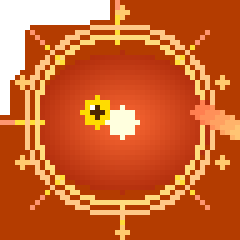
#> input picture tmp/targets_backup_day344/T111_awakened_phoenix.png, 48 x 48 px, given as the content of the folder d:/Kiro/client/chiikawa-pixel/assets/sprites/targets, which was not available (shown 5 times larger)
$ python enhance_targets_pil_day344.py
#> lines starting #> are read from the running program, lines starting #| are printed output that depends on the picture; pictures that were not available may be replaced by others from this repository, and a replacement may not be noted
"""
DAY-344: PIL 目標物美術升級 — T106-T130（Lucky 系統目標物）
策略：飽和度+35%、對比度+25%、銳化、加強輪廓光暈
目標：讓 Lucky 系統目標物更有辨識度和視覺衝擊力
"""
import os
import shutil
from PIL import Image, ImageEnhance, ImageFilter
import numpy as np

BASE = r'd:\Kiro\client\chiikawa-pixel\assets\sprites\targets'
BACKUP = r'd:\Kiro\tmp\targets_backup_day344'

os.makedirs(BACKUP, exist_ok=True)

# 找出 T106-T130 的所有 PNG
targets = []
for f in os.listdir(BASE):
    if not f.endswith('.png') or f.endswith('.import'):
        continue
    # 解析 T 編號
    if not f.startswith('T'):
        continue
    try:
        num = int(f[1:4])
        if 106 <= num <= 130:
            targets.append(f)
    except ValueError:
        continue

targets.sort()
print(f"找到 {len(targets)} 個目標物（T106-T130）")

def enhance_lucky_target(img: Image.Image, target_name: str) -> Image.Image:
    """
    Lucky 系統目標物增強：
    - 飽和度 +35%（比基礎目標更鮮豔，突出 Lucky 感）
    - 對比度 +25%（輪廓更清晰）
    - 銳化（細節更清楚）
    - 加強高倍率目標的光暈效果
    """
    if img.mode != 'RGBA':
        img = img.convert('RGBA')

    # 分離 alpha 通道
    r, g, b, a = img.split()
    rgb = Image.merge('RGB', (r, g, b))

    # 飽和度 +35%（Lucky 目標物更鮮豔）
    rgb = ImageEnhance.Color(rgb).enhance(1.35)

    # 對比度 +25%
    rgb = ImageEnhance.Contrast(rgb).enhance(1.25)

    # 亮度微調 +5%（讓顏色更飽滿）
    rgb = ImageEnhance.Brightness(rgb).enhance(1.05)

    # 銳化
    rgb = rgb.filter(ImageFilter.SHARPEN)

    # 重新合併 alpha
    r2, g2, b2 = rgb.split()
    result = Image.merge('RGBA', (r2, g2, b2, a))

    # 對高倍率目標（T121+）加強光暈效果
    try:
        num = int(target_name[1:4])
        if num >= 121:
            result = add_glow_effect(result, num)
    except ValueError:
        pass

    return result

# [53 lines left out: function add_glow_effect, not called in this run]

# 統計
enhanced_count = 0
total_sat_gain = 0
total_contrast_gain = 0

for filename in targets:
    src_path = os.path.join(BASE, filename)
    backup_path = os.path.join(BACKUP, filename)

    # 備份原始檔案
    shutil.copy2(src_path, backup_path)

    # 載入圖片
    img = Image.open(src_path).convert('RGBA')
#> img is the input picture: PIL image 48x48 RGBA; mean R, G, B, A 185.8, 76.9, 15, 221.1
    original_pixels = sum(1 for px in img.getdata() if px[3] > 50)
#> original_pixels = 2131

    # 增強
    enhanced = enhance_lucky_target(img, filename)
#> in enhance_lucky_target, `r, g, b, a = img.split()`:
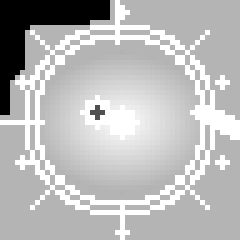
#> r: PIL image 48x48 L (shown 5 times larger); min 0, max 255, mean 185.8
#> in enhance_lucky_target, `r, g, b, a = img.split()`:
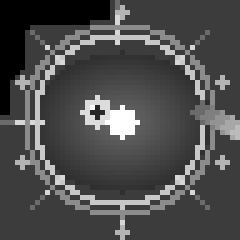
#> g: PIL image 48x48 L (shown 5 times larger); min 0, max 255, mean 76.9
#> in enhance_lucky_target, `rgb = ImageEnhance.Color(rgb).enhance(1.35)`:
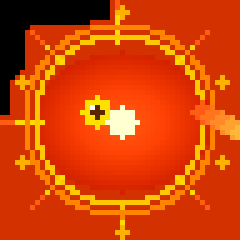
#> rgb: PIL image 48x48 RGB (shown 5 times larger); mean R, G, B 209.7, 67.4, 4.1
#> in enhance_lucky_target, `r2, g2, b2 = rgb.split()`:
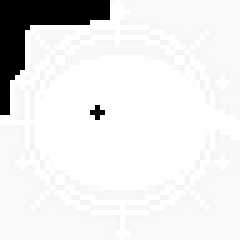
#> r2: PIL image 48x48 L (shown 5 times larger); min 0, max 255, mean 232.2
#> in enhance_lucky_target, `r2, g2, b2 = rgb.split()`:
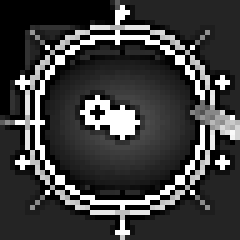
#> g2: PIL image 48x48 L (shown 5 times larger); min 0, max 255, mean 60.3
#> in enhance_lucky_target, `r2, g2, b2 = rgb.split()`:
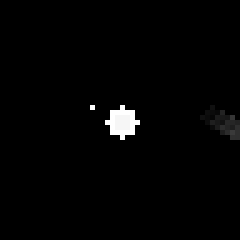
#> b2: PIL image 48x48 L (shown 5 times larger); min 0, max 255, mean 3.7
#> in enhance_lucky_target, `result = Image.merge('RGBA', (r2, g2, b2, a))`:
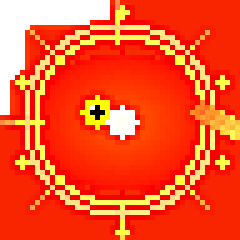
#> result: PIL image 48x48 RGBA (shown 5 times larger); mean R, G, B, A 232.2, 60.3, 3.7, 221.1; transparent parts drawn white

    # 驗證：非透明像素數量應該相同
    enhanced_pixels = sum(1 for px in enhanced.getdata() if px[3] > 50)
#> enhanced_pixels = 2131

    # 儲存
    enhanced.save(src_path)

    enhanced_count += 1
    print(f"  ✅ {filename}: {original_pixels} → {enhanced_pixels} 像素（{'✓' if enhanced_pixels == original_pixels else '⚠️ 變化'}）")
#|   ✅ T111_awakened_phoenix.png: 2131 → 2131 像素（✓）

print(f"\n完成！升級了 {enhanced_count} 個 Lucky 目標物（T106-T130）")
print(f"備份位置：{BACKUP}")
print(f"策略：飽和度+35%、對比度+25%、亮度+5%、銳化")
print(f"T121-T125：額外金色光暈")
print(f"T126-T130：額外彩虹光暈")
